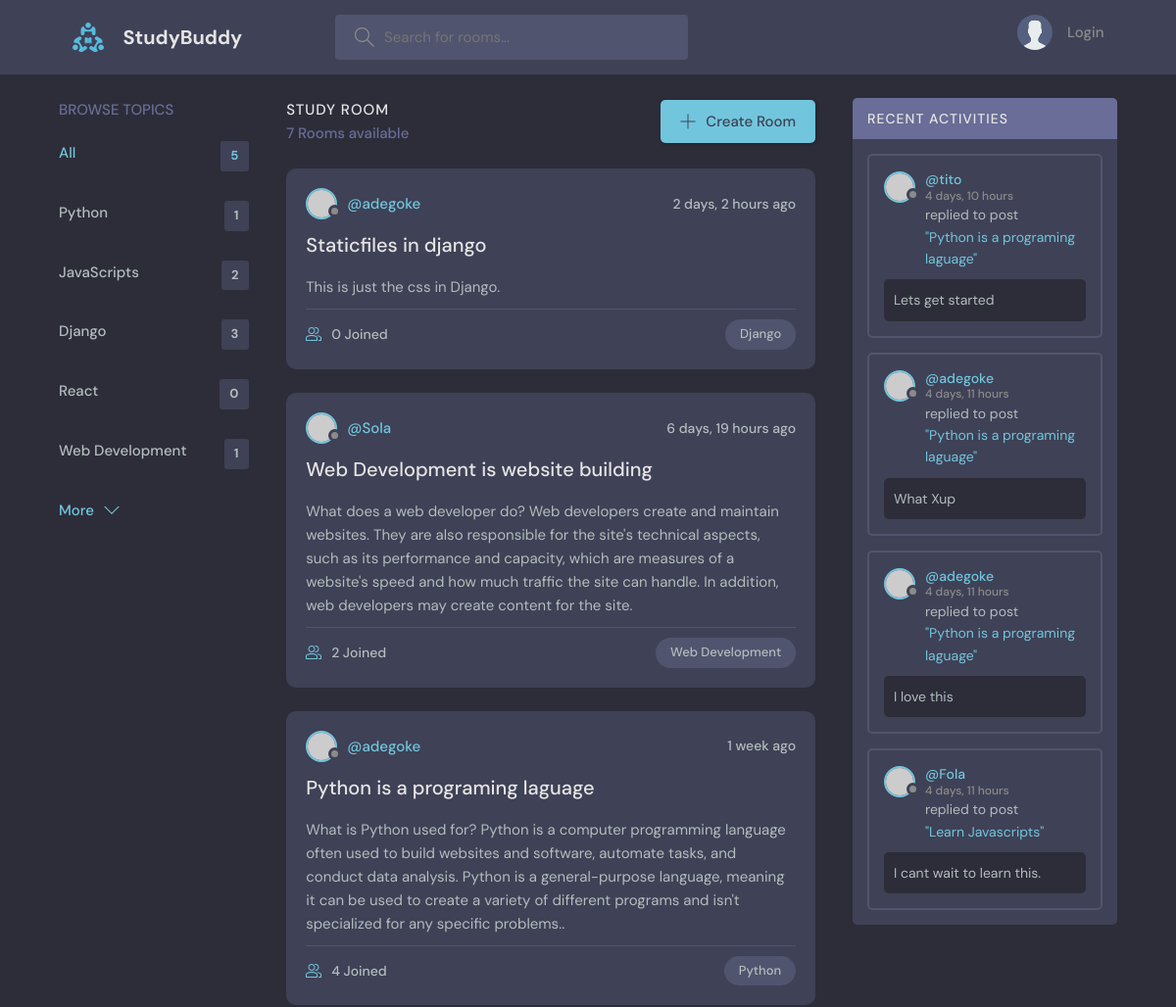
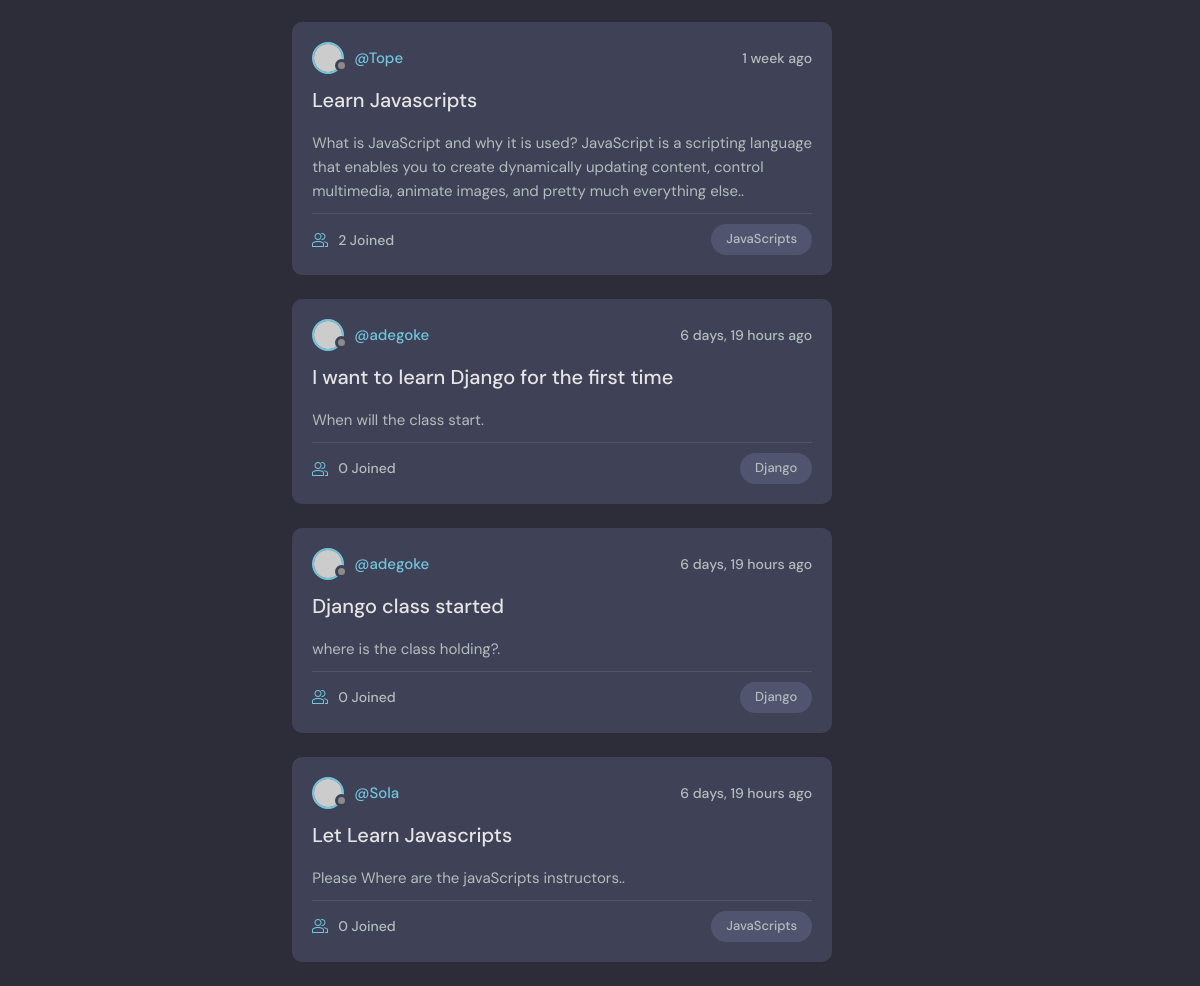
The app's page /, older data (2 pictures, top to bottom).
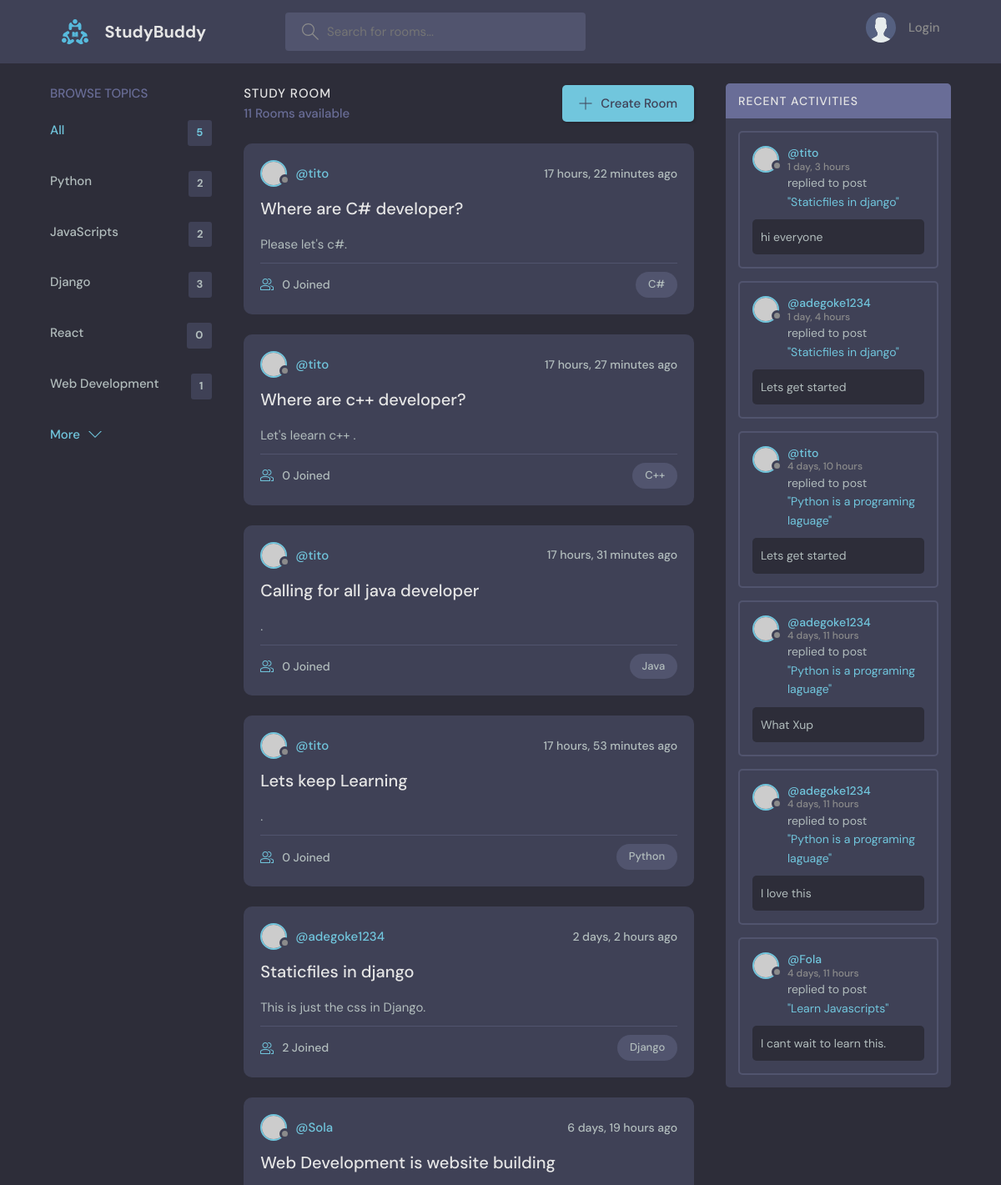
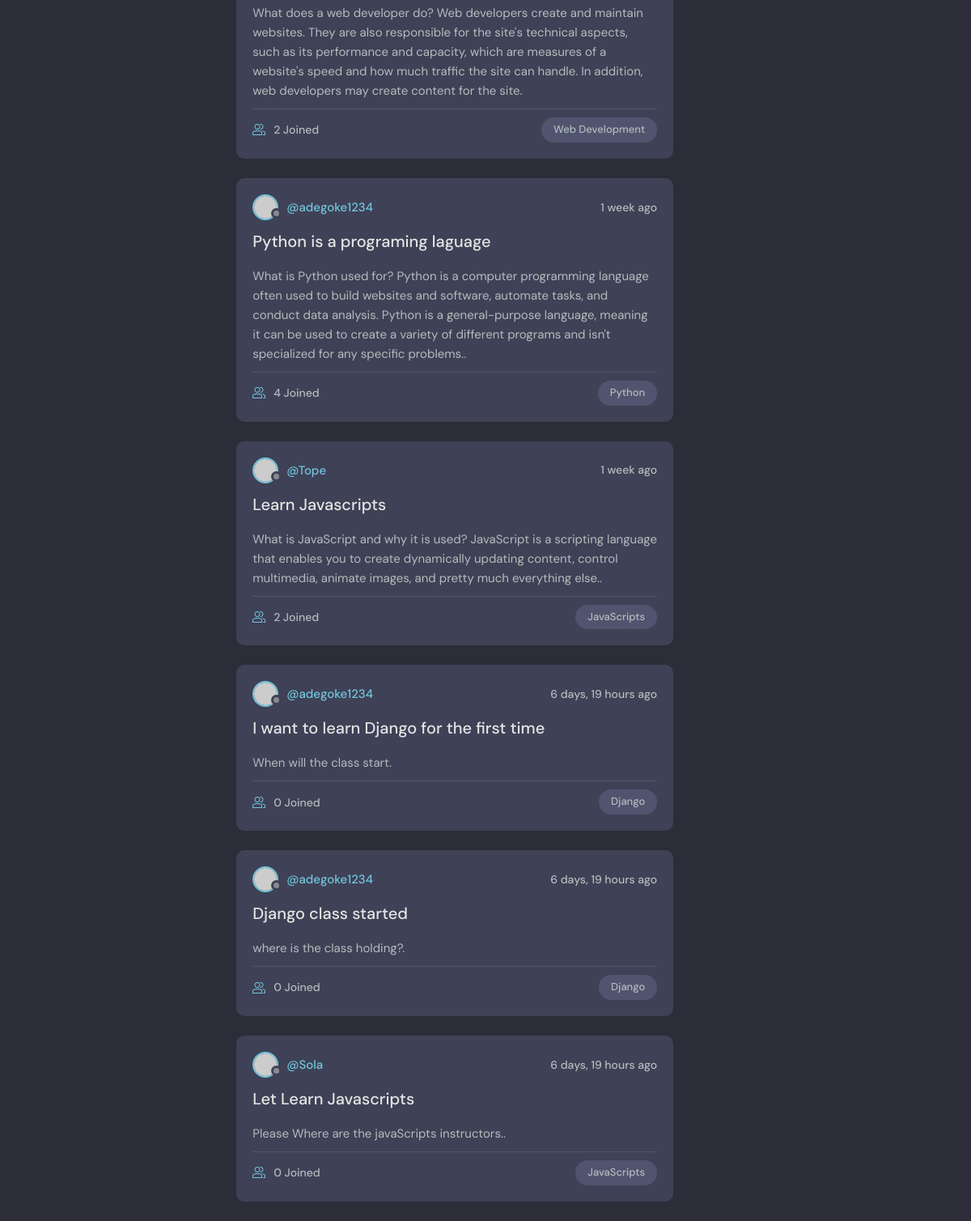
The same page, newer data (2 pictures, top to bottom).
### base/models.py (models this page shows, shortened)
class Topic(models.Model):
    name=models.CharField(max_length=200)

class Room(models.Model):
    host = models.ForeignKey(User, on_delete=models.SET_NULL, null=True)
    topic = models.ForeignKey(Topic, on_delete=models.SET_NULL, null=True)
    name=models.CharField(max_length=200)
    description=models.TextField(null=True, blank=True)
    participants=models.ManyToManyField(User, related_name='participants', blank=True)
    updated=models.DateTimeField(auto_now=True)
    created= models.DateTimeField(auto_now_add=True)
    class Meta:
        ordering = ['-updated', '-created']
    def __str__(self):
        return self.name

class Message(models.Model):
    user=models.ForeignKey(User, on_delete=models.CASCADE)
    room= models.ForeignKey(Room, on_delete=models.CASCADE)
    body= models.TextField()
    updated=models.DateTimeField(auto_now=True)
    created= models.DateTimeField(auto_now_add=True)
    class Meta:
        ordering = ['-updated', '-created']

### base/views.py (the view)
# urls.py: path('', views.home, name='home'),
def home(request):
    q=request.GET.get('q') if request.GET.get('q') !=None else ''
    rooms=Room.objects.filter(Q(topic__name__icontains=q)|
                              Q(name__icontains=q)|
                              Q(description__icontains=q)
                              )
    topics=Topic.objects.all()[0:5]
    room_messages=Message.objects.filter(room__topic__name__icontains=q)
    room_count=rooms.count()
    context={'rooms': rooms, 'topics': topics, 'room_count': room_count, 'room_messages': room_messages}
    return render(request, 'base/home.html', context)

### base/templates/base/home.html (shortened to what this page needs)
{% extends 'main.html' %}
{% block content %}
<main class="layout layout--3">
  <div class="container">
    {% include 'base/topics_component.html'%}
    <div class="roomList">
      <div class="roomList__header">
        <div>
          <h2>Study Room</h2>
          <p>{{rooms.count}} Rooms available</p>
        </div>
        <a class="btn btn--main" href="{% url 'create-room' %}">
          <svg version="1.1" xmlns="http://www.w3.org/2000/svg" width="32" height="32" viewBox="0 0 32 32">
            <title>add</title>
            <path
              d="M16.943 0.943h-1.885v14.115h-14.115v1.885h14.115v14.115h1.885v-14.115h14.115v-1.885h-14.115v-14.115z"
            ></path>
          </svg>
          Create Room
        </a>
      </div>
      {% include 'base/feed_component.html' %}
    </div>
{% include 'base/activity_component.html' %}
  </div>
</main>
{% endblock content %}

### base/templates/base/topics_component.html
<div class="topics">
        <div class="topics__header">
          <h2>Browse Topics</h2>
        </div>
        <ul class="topics__list">
          <li>
            <a href="{% url 'home' %}" class="active">All<span>{{topics.count}}</span></a>
          </li>
          {% for topic in topics %}
          <li>
            <a href="{% url 'home' %}?q={{topic.name}}">{{topic.name}}<span>{{topic.room_set.all.count}}</span></a>
          </li>
          {% endfor %}
        </ul>
        <a class="btn btn--link" href="{% url 'topic' %}">
          More
          <svg version="1.1" xmlns="http://www.w3.org/2000/svg" width="32" height="32" viewBox="0 0 32 32">
            <title>chevron-down</title>
            <path d="M16 21l-13-13h-3l16 16 16-16h-3l-13 13z"></path>
          </svg>
        </a>
      </div>

### base/templates/base/feed_component.html (shortened to what this page needs)
{% for room in rooms %}
<div class="roomListRoom">
  <div class="roomListRoom__header">
    <a href="{% url 'profile' room.host.id %}" class="roomListRoom__author">
      <div class="avatar avatar--small">
        <img src="https://randomuser.me/api/portraits/women/11.jpg" />
      </div>
      <span>@{{room.host}}</span>
    </a>
    <div class="roomListRoom__actions">
      <span>{{room.created|timesince}} ago</span>
    </div>
  </div>
  <div class="roomListRoom__content">
    <a href="{% url 'room' room.id %}">{{room.name}}</a>
    <p>
      {{room.description}}.
    </p>
  </div>
  <div class="roomListRoom__meta">
    <a href="{% url 'room' room.id %}" class="roomListRoom__joined">
      {{room.participants.count}} Joined
    </a>
    <p class="roomListRoom__topic">{{room.topic.name}}</p>
  </div>
</div>
{% endfor %}

### base/templates/base/activity_component.html (shortened to what this page needs)
<div class="activities">
    <div class="activities__header">
      <h2>Recent Activities</h2>
    </div>
    {% for message in room_messages %}
    <div class="activities__box">
      <div class="activities__boxHeader roomListRoom__header">
        <a href="{% url 'profile' message.user.id %}" class="roomListRoom__author">
          <div class="avatar avatar--small">
            <img src="https://randomuser.me/api/portraits/women/11.jpg" />
          </div>
          <p>
            @{{message.user}}
            <span>{{message.created|timesince}}</span>
          </p>
        </a>
      </div>
      <div class="activities__boxContent">
        <p>replied to post<a href="{% url 'room' message.room.id %}">"{{message.room}}"</a></p>
        <div class="activities__boxRoomContent">
          {{message.body}}
        </div>
      </div>
    </div>
    {% endfor %}
  </div>

Row changes from the older to the newer data that the page shows:
computed for Topic "Python": room_set.all.count "1" → "2"
added Room: host "tito", created "17 hours, 22 minutes", name "Where are C# developer?", description "Please let's c#", participants.count "0", topic.name "C#"
added Room: host "tito", created "17 hours, 27 minutes", name "Where are c++ developer?", description "Let's leearn c++", participants.count "0", topic.name "C++"
added Room: host "tito", created "17 hours, 31 minutes", name "Calling for all java developer", participants.count "0", topic.name "Java"
added Room: host "tito", created "17 hours, 53 minutes", name "Lets keep Learning", participants.count "0", topic.name "Python"
changed through a linked row, Room "Staticfiles in django": host "adegoke" → "adegoke1234"; participants.count "0" → "2"
changed through a linked row, Room "Python is a programing laguage": host "adegoke" → "adegoke1234"
changed through a linked row, Room "I want to learn Django for the first time": host "adegoke" → "adegoke1234"
changed through a linked row, Room "Django class started": host "adegoke" → "adegoke1234"
added Message: user "tito", created "1 day, 3 hours", room "Staticfiles in django", body "hi everyone"
added Message: user "adegoke1234", created "1 day, 4 hours", room "Staticfiles in django", body "Lets get started"
changed through a linked row, Message "What Xup": user "adegoke" → "adegoke1234"
changed through a linked row, Message "I love this": user "adegoke" → "adegoke1234"
Text that changed along with them:
{{ rooms.count }}: "7" → "11"
